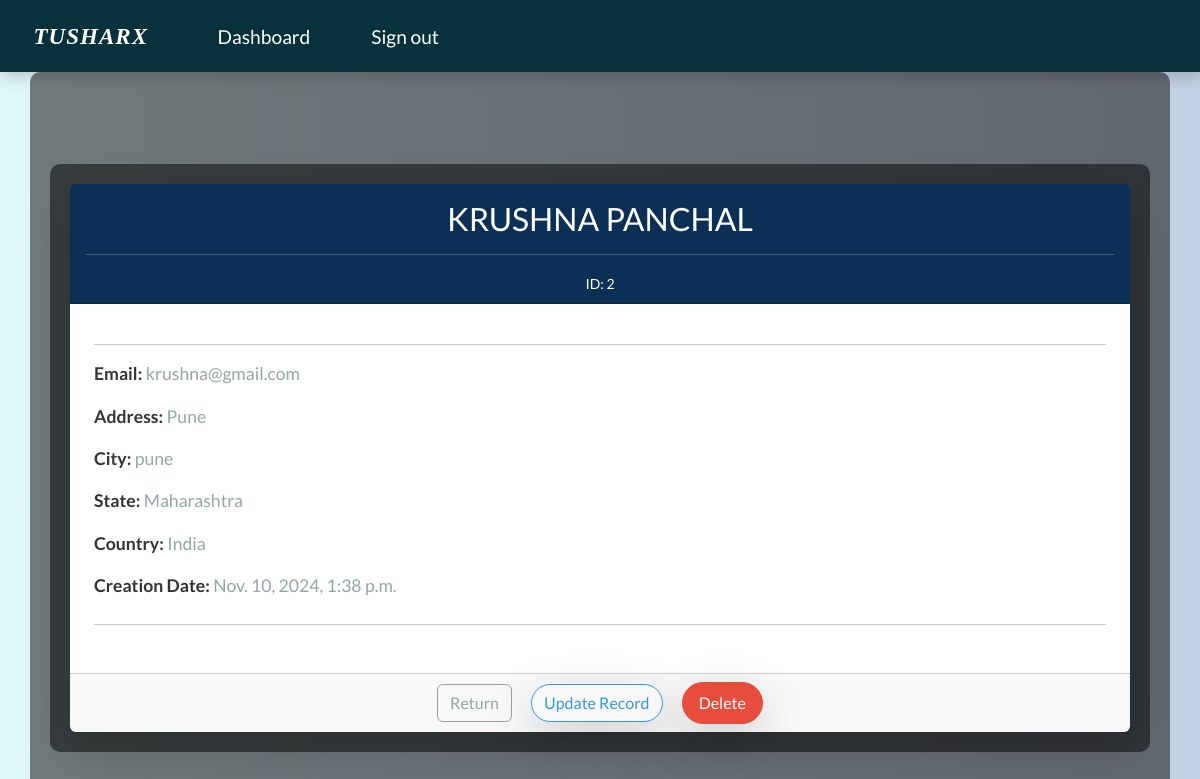
The page /record/2 (signed in) on the database its author committed.
### webapp/models.py (models this page shows, shortened)
class Record(models.Model):
    creation_date = models.DateTimeField(auto_now_add=True)
    first_name = models.CharField(max_length=100)
    last_name = models.CharField(max_length=100)
    email = models.CharField(max_length=225)
    address = models.CharField(max_length=20)
    city = models.CharField(max_length=225)
    state = models.CharField(max_length=200)
    country = models.CharField(max_length=125)

### webapp/views.py (the view)
# urls.py: path('record/<int:pk>',views.singular_record,name='singular_record'),
@login_required(login_url='my-login')
def singular_record(request, pk):
    all_records = Record.objects.get(id=pk)
    context = {'record':all_records}
    return render(request, 'webapp/view-record.html', context=context)

### webapp/templates/webapp/view-record.html (shortened to what this page needs)
{% extends 'webapp/base.html' %}
{% block content %}
<div class="container my-5">
    <div class="card shadow-lg border-0 rounded">
        <div class="card-header">
            <h3 class="my-2">{{ record.first_name|upper }} {{ record.last_name|upper }}</h3>
            <hr>
            <small>ID: {{ record.id }}</small>
        </div>
        <div class="card-body p-4">
            <hr class="my-3">
            <p><strong>Email:</strong> <span class="text-secondary">{{ record.email }}</span></p>
            <p><strong>Address:</strong> <span class="text-secondary">{{ record.address }}</span></p>
            <p><strong>City:</strong> <span class="text-secondary">{{ record.city }}</span></p>
            <p><strong>State:</strong> <span class="text-secondary">{{ record.state }}</span></p>
            <p><strong>Country:</strong> <span class="text-secondary">{{ record.country }}</span></p>
            <p><strong>Creation Date:</strong> <span class="text-secondary">{{ record.creation_date }}</span></p>
            <hr class="my-4">
        </div>
        <div class="card-footer text-center">
            <a href="{% url 'dashboard' %}" class="btn btn-outline-secondary mx-2">
                 Return
            </a>
            <a href="{% url 'update-record' record.id %}" class="btn btn-outline-info rounded-pill shadow-lg mx-2">
                 Update Record
            </a>
            <a href="{% url 'delete-record' record.id %}" class="btn btn-danger text-white mx-2 px-3 py-2 rounded-pill shadow-lg">
                 Delete
            </a>
        </div>
    </div>
</div>
{% endblock %}

### webapp/templates/webapp/view-record.html (style rules this page uses)
body { background: linear-gradient(to right, #e0f7fa, #c3cfe2); }
.card { animation: fadeInUp 1s ease; box-shadow: 20px 40px 5px rgba(0, 0, 0, 0.15); border-radius: 15px; }
.card-header { background-color: #0b2f55; color: white; text-align: center; border-top-left-radius: 15px; border-top-right-radius: 15px; animation: fadeInDown 1s ease; }
.card-body p { font-size: 1.1rem; color: #333; animation: fadeIn 1s ease; }
.btn { transition: all 0.3s ease; }

### rows shown on the page
Record: first_name "KRUSHNA", last_name "PANCHAL", id "2", email "krushna@gmail.com", address "Pune", city "pune", state "Maharashtra", country "India", creation_date "Nov. 10, 2024, 1:38 p.m."
